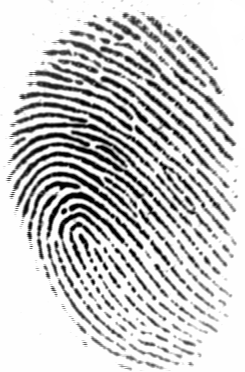
#> input picture resources/101_1.tif, 245 x 372 px
$ python app.py ../resources/101_1.tif ../resources/101_2.tif   (older library calls are emulated)
#> lines starting #> are read from the running program, lines starting #| are printed output that depends on the picture; after the words box and inside, x2 and y2 are one past the last pixel; in counts of white or black regions, pixels touching at a corner belong together
#> in main, img1 is the input picture: shape (372, 245); min 1, max 255, mean 201.2
### core/services/ridge_segment.py
import numpy as np


def normalise(img, mean, std):
    normed = (img - np.mean(img)) / (np.std(img))
    return (normed)


def ridge_segment(im, blksze, thresh):
#> called with blksze = 16, thresh = 0.1
    rows, cols = im.shape
#> rows = 372; cols = 245

    im = normalise(im, 0, 1)

    new_rows = np.int(blksze * np.ceil((np.float(rows)) / (np.float(blksze))))
#> new_rows = 384
    new_cols = np.int(blksze * np.ceil((np.float(cols)) / (np.float(blksze))))
#> new_cols = 256

    padded_img = np.zeros((new_rows, new_cols))
    stddevim = np.zeros((new_rows, new_cols))

    padded_img[0:rows][:, 0:cols] = im

    for i in range(0, new_rows, blksze):
        for j in range(0, new_cols, blksze):
            block = padded_img[i:i + blksze][:, j:j + blksze]

            stddevim[i:i + blksze][:, j:j + blksze] = np.std(block) * np.ones(block.shape)
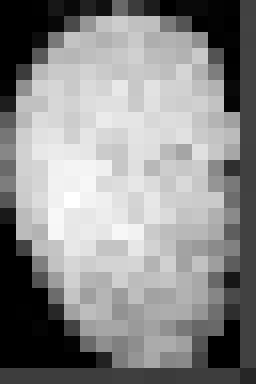
#> stddevim: shape (384, 256) float64; min 0, max 1.29, mean 0.704; drawn with min black and max white

    stddevim = stddevim[0:rows][:, 0:cols]
#> stddevim: shape (372, 245) float64

    mask = stddevim > thresh
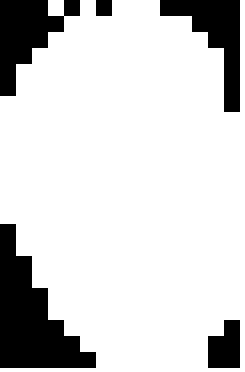
#> mask: shape (372, 245) bool; 82.6% white; 5 black regions, box (x1, y1, x2, y2) and area: (0, 224, 96, 368) 6912, (0, 0, 80, 96) 3840, (160, 0, 240, 112) 3584, (208, 320, 240, 368) 1280, (96, 0, 112, 16) 256

    mean_val = np.mean(im[mask])
#> mean_val = -0.151

    std_val = np.std(im[mask])
#> std_val = 1.04

    normim = (im - mean_val) / (std_val)

    return (normim, mask)

### core/services/ridge_orient.py
import cv2
import numpy as np
from scipy import ndimage
from scipy import signal


def ridge_orient(im, gradientsigma, blocksigma, orientsmoothsigma):
#> called with gradientsigma = 1, blocksigma = 7, orientsmoothsigma = 7
    rows, cols = im.shape
#> rows = 372; cols = 245

    sze = np.fix(6 * gradientsigma)
    if np.remainder(sze, 2) == 0:
        sze = sze + 1

    gauss = cv2.getGaussianKernel(np.int(sze), gradientsigma)
    f = gauss * gauss.T

    fy, fx = np.gradient(f)

    Gx = signal.convolve2d(im, fx, mode='same')
    Gy = signal.convolve2d(im, fy, mode='same')

    Gxx = np.power(Gx, 2)
    Gyy = np.power(Gy, 2)
    Gxy = Gx * Gy

    sze = np.fix(6 * blocksigma)

    gauss = cv2.getGaussianKernel(np.int(sze), blocksigma)
    f = gauss * gauss.T

    Gxx = ndimage.convolve(Gxx, f)
    Gyy = ndimage.convolve(Gyy, f)
    Gxy = 2 * ndimage.convolve(Gxy, f)

    denom = np.sqrt(np.power(Gxy, 2) + np.power((Gxx - Gyy), 2)) + np.finfo(float).eps

    sin2theta = Gxy / denom
    cos2theta = (Gxx - Gyy) / denom

    if orientsmoothsigma:
        sze = np.fix(6 * orientsmoothsigma)
        if np.remainder(sze, 2) == 0:
            sze = sze + 1
        gauss = cv2.getGaussianKernel(np.int(sze), orientsmoothsigma)
        f = gauss * gauss.T
        cos2theta = ndimage.convolve(cos2theta, f)
        sin2theta = ndimage.convolve(sin2theta, f)

    orientim = np.pi / 2 + np.arctan2(sin2theta, cos2theta) / 2
    return (orientim)

### core/services/ridge_freq.py
import numpy as np

from .frequest import frequest


def ridge_freq(im, mask, orient, blksze, windsze, minWaveLength, maxWaveLength):
#> called with blksze = 38, windsze = 5, minWaveLength = 5, maxWaveLength = 15
    rows, cols = im.shape
#> rows = 372; cols = 245
    freq = np.zeros((rows, cols))

    for r in range(0, rows - blksze, blksze):
        for c in range(0, cols - blksze, blksze):
            blkim = im[r:r + blksze][:, c:c + blksze]
            blkor = orient[r:r + blksze][:, c:c + blksze]

            freq[r:r + blksze][:, c:c + blksze] = frequest(blkim, blkor, windsze, minWaveLength, maxWaveLength)
#> this loop made 9 passes
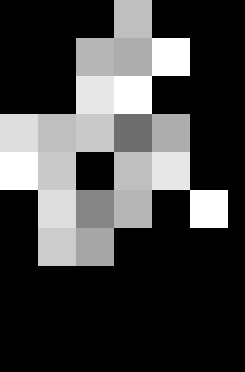
#> freq: shape (372, 245) float64; min 0, max 0.2, mean 0.0526; drawn with min black and max white

    freq = freq * mask
    freq_1d = np.reshape(freq, (1, rows * cols))
    ind = np.where(freq_1d > 0)

    ind = np.array(ind)
    ind = ind[1, :]

    non_zero_elems_in_freq = freq_1d[0][ind]

    meanfreq = np.mean(non_zero_elems_in_freq)
    medianfreq = np.median(non_zero_elems_in_freq)
    return (freq, meanfreq)

### core/services/frequest.py
import math

import numpy as np
import scipy.ndimage


def frequest(im, orientim, windsze, minWaveLength, maxWaveLength):
    rows, cols = np.shape(im)

    cosorient = np.mean(np.cos(2 * orientim))
    sinorient = np.mean(np.sin(2 * orientim))
    orient = math.atan2(sinorient, cosorient) / 2

    rotim = scipy.ndimage.rotate(im, orient / np.pi * 180 + 90, axes=(1, 0), reshape=False, order=3, mode='nearest')

    cropsze = int(np.fix(rows / np.sqrt(2)))
    offset = int(np.fix((rows - cropsze) / 2))
    rotim = rotim[offset:offset + cropsze][:, offset:offset + cropsze]

    proj = np.sum(rotim, axis=0)
    dilation = scipy.ndimage.grey_dilation(proj, windsze, structure=np.ones(windsze))

    temp = np.abs(dilation - proj)

    peak_thresh = 2

    maxpts = (temp < peak_thresh) & (proj > np.mean(proj))
    maxind = np.where(maxpts)

    rows_maxind, cols_maxind = np.shape(maxind)

    if (cols_maxind < 2):
        freqim = np.zeros(im.shape)
    else:
        NoOfPeaks = cols_maxind
        waveLength = (maxind[0][cols_maxind - 1] - maxind[0][0]) / (NoOfPeaks - 1)
        if waveLength >= minWaveLength and waveLength <= maxWaveLength:
            freqim = 1 / np.double(waveLength) * np.ones(im.shape)
        else:
            freqim = np.zeros(im.shape)

    return (freqim)

### core/services/image_enhance.py
from .ridge_filter import ridge_filter
from .ridge_freq import ridge_freq
from .ridge_orient import ridge_orient
from .ridge_segment import ridge_segment


def image_enhance(img):
    blksze = 16
    thresh = 0.1
    normim, mask = ridge_segment(img, blksze, thresh)

    gradientsigma = 1
    blocksigma = 7
    orientsmoothsigma = 7
    orientim = ridge_orient(normim, gradientsigma, blocksigma, orientsmoothsigma)

    blksze = 38
    windsze = 5
    minWaveLength = 5
    maxWaveLength = 15
    freq, medfreq = ridge_freq(normim, mask, orientim, blksze, windsze, minWaveLength,
                               maxWaveLength)

    freq = medfreq * mask
    kx = 0.65
    ky = 0.65
    newim = ridge_filter(normim, orientim, freq, kx, ky)

    return (newim < -3)

### core/services/ridge_filter.py
import numpy as np
import scipy


def ridge_filter(im, orient, freq, kx, ky):
#> called with kx = 0.65, ky = 0.65
    angleInc = 3
    im = np.double(im)
    rows, cols = im.shape
    newim = np.zeros((rows, cols))

    freq_1d = np.reshape(freq, (1, rows * cols))
    ind = np.where(freq_1d > 0)

    ind = np.array(ind)
    ind = ind[1, :]

    non_zero_elems_in_freq = freq_1d[0][ind]
    non_zero_elems_in_freq = np.double(np.round((non_zero_elems_in_freq * 100))) / 100

    unfreq = np.unique(non_zero_elems_in_freq)

    sigmax = 1 / unfreq[0] * kx
    sigmay = 1 / unfreq[0] * ky

    sze = np.round(3 * np.max([sigmax, sigmay]))

    x, y = np.meshgrid(np.linspace(-sze, sze, (int)(2 * sze + 1)), np.linspace(-sze, sze, (int)(2 * sze + 1)))

    reffilter = np.exp(-(((np.power(x, 2)) / (sigmax * sigmax) + (np.power(y, 2)) / (sigmay * sigmay)))) * np.cos(
        2 * np.pi * unfreq[0] * x)

    filt_rows, filt_cols = reffilter.shape

    gabor_filter = np.array(np.zeros((int(180 / angleInc), int(filt_rows), int(filt_cols))))

    for o in range(0, int(180 / angleInc)):
        rot_filt = scipy.ndimage.rotate(reffilter, -(o * angleInc + 90), reshape=False)
        gabor_filter[o] = rot_filt

    maxsze = int(sze)

    temp = freq > 0
    validr, validc = np.where(temp)

    temp1 = validr > maxsze
    temp2 = validr < rows - maxsze
    temp3 = validc > maxsze
    temp4 = validc < cols - maxsze

    final_temp = temp1 & temp2 & temp3 & temp4

    finalind = np.where(final_temp)

    maxorientindex = np.round(180 / angleInc)
    orientindex = np.round(orient / np.pi * 180 / angleInc)

    for i in range(0, rows):
        for j in range(0, cols):
            if (orientindex[i][j] < 1):
                orientindex[i][j] = orientindex[i][j] + maxorientindex
            if (orientindex[i][j] > maxorientindex):
                orientindex[i][j] = orientindex[i][j] - maxorientindex
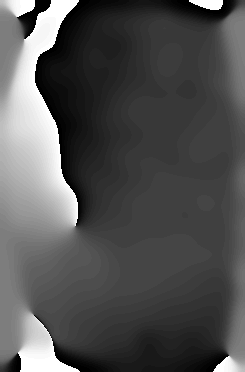
#> orientindex: shape (372, 245) float64; min 1, max 60, mean 20.1; drawn with min black and max white
    finalind_rows, finalind_cols = np.shape(finalind)
    sze = int(sze)
    for k in range(0, finalind_cols):
        r = validr[finalind[0][k]]
        c = validc[finalind[0][k]]

        img_block = im[r - sze:r + sze + 1][:, c - sze:c + sze + 1]

        newim[r][c] = np.sum(img_block * gabor_filter[int(orientindex[r][c]) - 1])
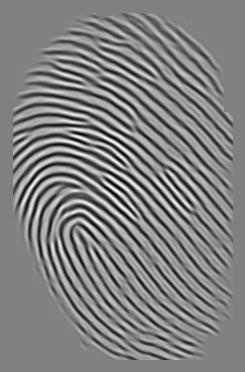
#> newim: shape (372, 245) float64; min -33.74, max 33.07, mean -0.1; drawn with min black and max white

    return (newim)

### core/app.py
import sys

import cv2
import numpy
from skimage.morphology import skeletonize

from core.services import image_enhance


def removedot(invertThin):
    temp0 = numpy.array(invertThin[:])
    temp0 = numpy.array(temp0)
    temp1 = temp0 / 255
    temp2 = numpy.array(temp1)

    W, H = temp0.shape[:2]
    filtersize = 6

    for i in range(W - filtersize):
        for j in range(H - filtersize):
            filter0 = temp1[i:i + filtersize, j:j + filtersize]

            flag = 0
            if sum(filter0[:, 0]) == 0:
                flag += 1
            if sum(filter0[:, filtersize - 1]) == 0:
                flag += 1
            if sum(filter0[0, :]) == 0:
                flag += 1
            if sum(filter0[filtersize - 1, :]) == 0:
                flag += 1
            if flag > 3:
                temp2[i:i + filtersize, j:j + filtersize] = numpy.zeros((filtersize, filtersize))

    return temp2


def get_descriptors(img):
    clahe = cv2.createCLAHE(clipLimit=2.0, tileGridSize=(8, 8))
    img = clahe.apply(img)
    img = image_enhance.image_enhance(img)
#> in image_enhance, `return (newim < -3)`: returned value: shape (372, 245) bool; 26.9% white; 45 white regions (5 under 20 px), largest, box (x1, y1, x2, y2) and area: (46, 193, 220, 351) 1468, (13, 103, 233, 243) 1252, (69, 222, 204, 357) 1245
    img = numpy.array(img, dtype=numpy.uint8)
    # Threshold
    ret, img = cv2.threshold(img, 127, 255, cv2.THRESH_BINARY_INV | cv2.THRESH_OTSU)
    # Normalize to 0 and 1 range
    img[img == 255] = 1

    # Harris corners
    harris_corners = cv2.cornerHarris(img, 3, 3, 0.04)
    harris_normalized = cv2.normalize(harris_corners, 0, 255, norm_type=cv2.NORM_MINMAX, dtype=cv2.CV_32FC1)
    threshold_harris = 125
    # Extract keypoints
    keypoints = []
    for x in range(0, harris_normalized.shape[0]):
        for y in range(0, harris_normalized.shape[1]):
            if harris_normalized[x][y] > threshold_harris:
                keypoints.append(cv2.KeyPoint(y, x, 1))
    # Define descriptor
    orb = cv2.ORB_create()
    # Compute descriptors
    _, des = orb.compute(img, keypoints)
    return (keypoints, des);


def main():
    image_name = sys.argv[1]
    img1 = cv2.imread(image_name, cv2.IMREAD_GRAYSCALE)
    kp1, des1 = get_descriptors(img1)

    image_name = sys.argv[2]
    img2 = cv2.imread(image_name, cv2.IMREAD_GRAYSCALE)
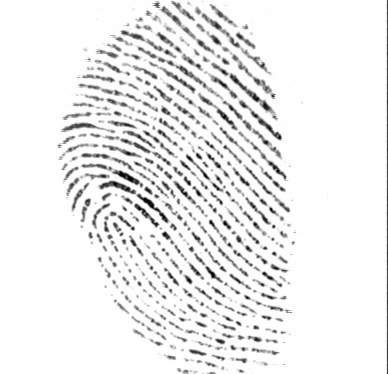
#> input picture resources/101_2.tif, 388 x 374 px
#> img2 is the input picture: shape (374, 388); min 1, max 254, mean 237
    kp2, des2 = get_descriptors(img2)
#> in get_descriptors (call 2), `img = clahe.apply(img)`:
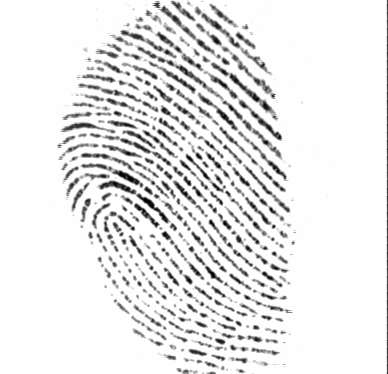
#> img: shape (374, 388); min 1, max 255, mean 232.4

    # # Matching between descriptors
    bf = cv2.BFMatcher(cv2.NORM_HAMMING, crossCheck=True)
    matches = sorted(bf.match(des1, des2), key=lambda match: match.distance)

    # Calculate score
    score = 0;
    for match in matches:
        score += match.distance
#> this loop made 45 passes
    score_threshold = 33
    if score / len(matches) < score_threshold:
        print("Fingerprint matches.")
    else:
        print("Fingerprint does not match.")


if __name__ == "__main__":
    try:
        main()
    except:
        raise
